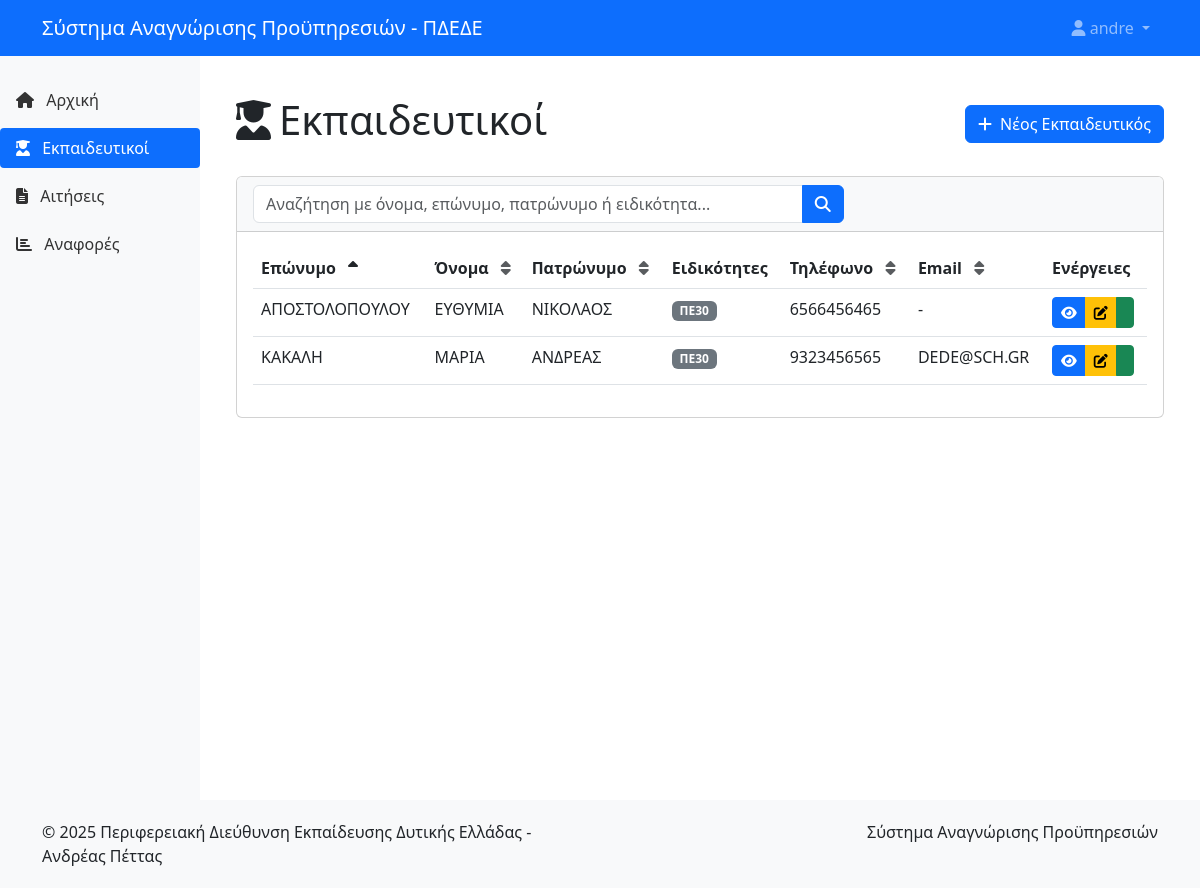
/teachers/ (signed in), run on the app's committed database.
### proipiresia/models.py (models this page shows, shortened)
class Teacher(models.Model):
    first_name = models.CharField(max_length=100, verbose_name="Όνομα")
    last_name = models.CharField(max_length=100, verbose_name="Επώνυμο")
    father_name = models.CharField(max_length=100, verbose_name="Πατρώνυμο")
    specialties = models.ManyToManyField(Specialty, through='TeacherSpecialty', verbose_name="Ειδικότητες")
    phone = models.CharField(max_length=20, blank=True, null=True, verbose_name="Τηλέφωνο")
    email = models.EmailField(blank=True, null=True, verbose_name="Email")
    class Meta:
        verbose_name = "Εκπαιδευτικός"
        verbose_name_plural = "Εκπαιδευτικοί"
        ordering = ['last_name', 'first_name']
        constraints = [
            models.UniqueConstraint(
                fields=['first_name', 'last_name', 'father_name'],
                name='unique_teacher'
            )
        ]

class TeacherSpecialty(models.Model):
    teacher = models.ForeignKey(Teacher, on_delete=models.CASCADE, verbose_name="Εκπαιδευτικός")
    specialty = models.ForeignKey(Specialty, on_delete=models.CASCADE, verbose_name="Ειδικότητα")
    is_primary = models.BooleanField(default=False, verbose_name="Κύρια Ειδικότητα")
    class Meta:
        verbose_name = "Ειδικότητα Εκπαιδευτικού"
        verbose_name_plural = "Ειδικότητες Εκπαιδευτικών"
        unique_together = ['teacher', 'specialty']

class Specialty(models.Model):
    code = models.CharField(max_length=10, unique=True, verbose_name="Κωδικός Ειδικότητας")
    description = models.CharField(max_length=255, verbose_name="Περιγραφή Ειδικότητας")
    class Meta:
        verbose_name = "Ειδικότητα"
        verbose_name_plural = "Ειδικότητες"
        ordering = ['code']

### proipiresia/views.py (the view, shortened to what this page needs)
# urls.py: path('teachers/', views.TeacherListView.as_view(), name='teacher-list'),
class TeacherListView(LoginRequiredMixin, ListView):
    model = Teacher
    template_name = 'proipiresia/teacher_list.html'
    context_object_name = 'teachers'
    paginate_by = 20
    def get_queryset(self):
        queryset = super().get_queryset()
        search_term = self.request.GET.get('search', '')
        sort_by = self.request.GET.get('sort', 'last_name')
        order = self.request.GET.get('order', 'asc')
        valid_sort_fields = ['last_name', 'first_name', 'father_name', 'phone', 'email']
        if sort_by in valid_sort_fields:
            if order == 'desc':
                sort_by = f'-{sort_by}'
            queryset = queryset.order_by(sort_by)
        else:
            queryset = queryset.order_by('last_name')
        return queryset
    def get_context_data(self, **kwargs):
        context = super().get_context_data(**kwargs)
        context['search_term'] = self.request.GET.get('search', '')
        context['current_sort'] = self.request.GET.get('sort', 'last_name')
        context['current_order'] = self.request.GET.get('order', 'asc')
        return context

### proipiresia/templates/proipiresia/teacher_list.html (shortened to what this page needs)
{% extends 'proipiresia/base.html' %}
{% block content %}
<div class="container py-4">
    <div class="d-flex justify-content-between align-items-center mb-4">
        <h1><i class="fas fa-user-graduate me-2"></i>Εκπαιδευτικοί</h1>
        <a href="{% url 'teacher-create' %}" class="btn btn-primary">
            <i class="fas fa-plus me-2"></i>Νέος Εκπαιδευτικός
        </a>
    </div>
    <div class="card mb-4">
        <div class="card-header bg-light">
            <form method="get" class="row g-3">
                <div class="col-md-8">
                    <div class="input-group">
                        <input type="text" name="search" class="form-control" placeholder="Αναζήτηση με όνομα, επώνυμο, πατρώνυμο ή ειδικότητα..." value="{{ search_term }}">
                        <button class="btn btn-primary" type="submit">
                            <i class="fas fa-search"></i>
                        </button>
                    </div>
                </div>
                <div class="col-md-4 text-md-end">
                </div>
            </form>
        </div>
        <div class="card-body">
            {% if teachers %}
            <div class="table-responsive">
                <table class="table table-hover">
                    <thead>
                        <tr>
                            <th class="sortable-header">
                                <a href="?sort=last_name&order={% if current_sort == 'last_name' and current_order == 'asc' %}desc{% else %}asc{% endif %}{% if search_term %}&search={{ search_term }}{% endif %}" class="text-decoration-none text-dark">
                                    Επώνυμο
                                    {% if current_sort == 'last_name' %}
                                        {% if current_order == 'asc' %}
                                            <i class="fas fa-sort-up"></i>
                                        {% else %}
                                            <i class="fas fa-sort-down"></i>
                                        {% endif %}
                                    {% else %}
                                        <i class="fas fa-sort text-muted"></i>
                                    {% endif %}
                                </a>
                            </th>
                            <th class="sortable-header">
                                <a href="?sort=first_name&order={% if current_sort == 'first_name' and current_order == 'asc' %}desc{% else %}asc{% endif %}{% if search_term %}&search={{ search_term }}{% endif %}" class="text-decoration-none text-dark">
                                    Όνομα
                                    {% if current_sort == 'first_name' %}
                                        {% if current_order == 'asc' %}
                                            <i class="fas fa-sort-up"></i>
                                        {% else %}
                                            <i class="fas fa-sort-down"></i>
                                        {% endif %}
                                    {% else %}
                                        <i class="fas fa-sort text-muted"></i>
                                    {% endif %}
                                </a>
                            </th>
                            <th class="sortable-header">
                                <a href="?sort=father_name&order={% if current_sort == 'father_name' and current_order == 'asc' %}desc{% else %}asc{% endif %}{% if search_term %}&search={{ search_term }}{% endif %}" class="text-decoration-none text-dark">
                                    Πατρώνυμο
                                    {% if current_sort == 'father_name' %}
                                        {% if current_order == 'asc' %}
                                            <i class="fas fa-sort-up"></i>
                                        {% else %}
                                            <i class="fas fa-sort-down"></i>
                                        {% endif %}
                                    {% else %}
                                        <i class="fas fa-sort text-muted"></i>
                                    {% endif %}
                                </a>
                            </th>
                            <th>Ειδικότητες</th>
                            <th class="sortable-header">
                                <a href="?sort=phone&order={% if current_sort == 'phone' and current_order == 'asc' %}desc{% else %}asc{% endif %}{% if search_term %}&search={{ search_term }}{% endif %}" class="text-decoration-none text-dark">
                                    Τηλέφωνο
                                    {% if current_sort == 'phone' %}
                                        {% if current_order == 'asc' %}
                                            <i class="fas fa-sort-up"></i>
                                        {% else %}
                                            <i class="fas fa-sort-down"></i>
                                        {% endif %}
                                    {% else %}
                                        <i class="fas fa-sort text-muted"></i>
                                    {% endif %}
                                </a>
                            </th>
                            <th class="sortable-header">
                                <a href="?sort=email&order={% if current_sort == 'email' and current_order == 'asc' %}desc{% else %}asc{% endif %}{% if search_term %}&search={{ search_term }}{% endif %}" class="text-decoration-none text-dark">
                                    Email
                                    {% if current_sort == 'email' %}
                                        {% if current_order == 'asc' %}
                                            <i class="fas fa-sort-up"></i>
                                        {% else %}
                                            <i class="fas fa-sort-down"></i>
                                        {% endif %}
                                    {% else %}
                                        <i class="fas fa-sort text-muted"></i>
                                    {% endif %}
                                </a>
                            </th>
                            <th>Ενέργειες</th>
                        </tr>
                    </thead>
                    <tbody>
                        {% for teacher in teachers %}
                        <tr>
                            <td>{{ teacher.last_name }}</td>
                            <td>{{ teacher.first_name }}</td>
                            <td>{{ teacher.father_name }}</td>
                            <td>
                                {% for ts in teacher.teacherspecialty_set.all %}
                                <span class="badge {% if ts.is_primary %}bg-primary{% else %}bg-secondary{% endif %}">
                                    {{ ts.specialty.code }}
                                </span>
                                {% empty %}
                                <span class="text-muted">-</span>
                                {% endfor %}
                            </td>
                            <td>{{ teacher.phone|default:"-" }}</td>
                            <td>{{ teacher.email|default:"-" }}</td>
                            <td>
                                <div class="btn-group" role="group">
                                    <a href="{% url 'teacher-detail' teacher.id %}" class="btn btn-sm btn-primary" data-bs-toggle="tooltip" title="Προβολή">
                                        <i class="fas fa-eye"></i>
                                    </a>
                                    <a href="{% url 'teacher-update' teacher.id %}" class="btn btn-sm btn-warning" data-bs-toggle="tooltip" title="Επεξεργασία">
                                        <i class="fas fa-edit"></i>
                                    </a>
                                    <a href="{% url 'application-create' %}?teacher={{ teacher.id }}" class="btn btn-sm btn-success" data-bs-toggle="tooltip" title="Νέα Αίτηση">
                                    </a>
                                </div>
                            </td>
                        </tr>
                        {% endfor %}
                    </tbody>
                </table>
            </div>
            {% endif %}
        </div>
    </div>
</div>
{% endblock %}

### proipiresia/templates/proipiresia/base.html (shortened to what this page needs)
<!DOCTYPE html>
<html lang="el">
<head>
    <link href="https://cdn.jsdelivr.net/npm/bootstrap@5.3.0/dist/css/bootstrap.min.css" rel="stylesheet">
    <link rel="stylesheet" href="https://cdnjs.cloudflare.com/ajax/libs/font-awesome/6.4.0/css/all.min.css">
    <link rel="stylesheet" href="https://code.jquery.com/ui/1.13.2/themes/base/jquery-ui.css">
</head>
<body>
    <nav class="navbar navbar-expand-lg navbar-dark bg-primary fixed-top">
        <div class="container">
            <a class="navbar-brand" href="{% url 'home' %}">
                <span>Σύστημα Αναγνώρισης Προϋπηρεσιών - ΠΔΕΔΕ</span>
            </a>
            <div class="collapse navbar-collapse" id="navbarNav">
                <ul class="navbar-nav ms-auto">
                    {% if user.is_authenticated %}
                    <li class="nav-item dropdown">
                        <a class="nav-link dropdown-toggle" href="#" id="navbarDropdown" role="button" data-bs-toggle="dropdown" aria-expanded="false">
                            <i class="fas fa-user"></i> {{ user.get_full_name|default:user.username }}
                        </a>
                    </li>
                    {% else %}
                    <li class="nav-item">
                        <a class="nav-link" href="{% url 'login' %}"><i class="fas fa-sign-in-alt"></i> Σύνδεση</a>
                    </li>
                    {% endif %}
                </ul>
            </div>
        </div>
    </nav>
    <div class="container-fluid">
        <div class="row">
            {% if user.is_authenticated %}
            <div class="col-md-3 col-lg-2 d-md-block sidebar collapse">
                <div class="position-sticky">
                    <ul class="nav flex-column">
                        <li class="nav-item">
                            <a class="nav-link {% if request.path == '/' %}active{% endif %}" href="{% url 'home' %}">
                                <i class="fas fa-home"></i> Αρχική
                            </a>
                        </li>
                        <li class="nav-item">
                            <a class="nav-link {% if '/teachers/' in request.path %}active{% endif %}" href="{% url 'teacher-list' %}">
                                <i class="fas fa-user-graduate"></i> Εκπαιδευτικοί
                            </a>
                        </li>
                        <li class="nav-item">
                            <a class="nav-link {% if '/applications/' in request.path %}active{% endif %}" href="{% url 'application-list' %}">
                                <i class="fas fa-file-alt"></i> Αιτήσεις
                            </a>
                        </li>
                        <li class="nav-item">
                            <a class="nav-link {% if '/reports/' in request.path %}active{% endif %}" href="{% url 'generate-report' %}">
                                <i class="fas fa-chart-bar"></i> Αναφορές
                            </a>
                        </li>
                    </ul>
                </div>
            </div>
            <main class="col-md-9 ms-sm-auto col-lg-10 px-md-4 content">
            {% else %}
            <main class="col-12 content">
            {% endif %}
                <div class="mt-3">
                    {% block content %}{% endblock %}
                </div>
            </main>
        </div>
    </div>
    <footer class="footer">
        <div class="container">
            <div class="row">
                <div class="col-md-6">
                    <p class="mb-0">&copy; {% now "Y" %} Περιφερειακή Διεύθυνση Εκπαίδευσης Δυτικής Ελλάδας - Ανδρέας Πέττας</p>
                </div>
                <div class="col-md-6 text-md-end">
                    <p class="mb-0">Σύστημα Αναγνώρισης Προϋπηρεσιών</p>
                </div>
            </div>
        </div>
    </footer>
</body>
</html>

### proipiresia/templates/proipiresia/base.html (style rules this page uses)
body { padding-top: 56px; min-height: 100vh; display: flex; flex-direction: column; }
.content { flex: 1; }
.footer { margin-top: auto; padding: 20px 0; background-color: #f8f9fa; }
.sidebar { min-height: calc(100vh - 56px); background-color: #f8f9fa; padding: 20px 0; }
.sidebar .nav-link { color: #333; padding: 8px 16px; margin: 4px 0; border-radius: 4px; }
.sidebar .nav-link.active { background-color: #0d6efd; color: white; }
.sidebar .nav-link i { margin-right: 8px; }

### proipiresia/templates/proipiresia/teacher_list.html (style rules this page uses)
.sortable-header { cursor: pointer; user-select: none; transition: background-color 0.2s ease; }
.sortable-header i { margin-left: 0.5rem; }

### data on the page
Teacher: last_name "ΑΠΟΣΤΟΛΟΠΟΥΛΟΥ", first_name "ΕΥΘΥΜΙΑ", father_name "ΝΙΚΟΛΑΟΣ", phone "6566456465", email "-"
TeacherSpecialty: specialty.code "ΠΕ30"
Teacher: last_name "ΚΑΚΑΛΗ", first_name "ΜΑΡΙΑ", father_name "ΑΝΔΡΕΑΣ", phone "9323456565", email "DEDE@SCH.GR"
TeacherSpecialty: specialty.code "ΠΕ30"

### other printed values
{{ user.get_full_name|default:user.username }} "andre"
